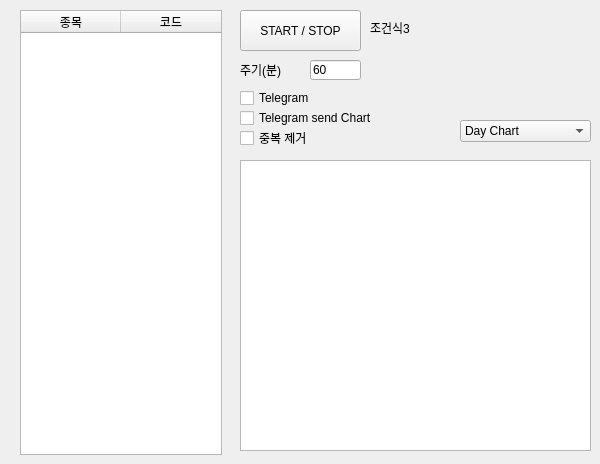
    <widget class="QWidget" name="tab_3">
     <attribute name="title">
      <string>조건식3</string>
     </attribute>
     <widget class="QCheckBox" name="cb_con_exp_chart_3">
      <property name="geometry">
       <rect>
        <x>240</x>
        <y>110</y>
        <width>181</width>
        <height>16</height>
       </rect>
      </property>
      <property name="text">
       <string>Telegram send Chart</string>
      </property>
     </widget>
     <widget class="QLabel" name="lb_con_exp_name_3">
      <property name="geometry">
       <rect>
        <x>370</x>
        <y>20</y>
        <width>151</width>
        <height>16</height>
       </rect>
      </property>
      <property name="sizePolicy">
       <sizepolicy hsizetype="Preferred" vsizetype="Preferred">
        <horstretch>0</horstretch>
        <verstretch>0</verstretch>
       </sizepolicy>
      </property>
      <property name="text">
       <string>조건식3</string>
      </property>
     </widget>
     <widget class="QPushButton" name="pb_con_exp_start_3">
      <property name="geometry">
       <rect>
        <x>240</x>
        <y>10</y>
        <width>121</width>
        <height>41</height>
       </rect>
      </property>
      <property name="text">
       <string>START / STOP</string>
      </property>
     </widget>
     <widget class="QLabel" name="label_5">
      <property name="geometry">
       <rect>
        <x>240</x>
        <y>60</y>
        <width>56</width>
        <height>20</height>
       </rect>
      </property>
      <property name="text">
       <string>주기(분)</string>
      </property>
     </widget>
     <widget class="QCheckBox" name="cb_con_exp_telegram_3">
      <property name="geometry">
       <rect>
        <x>240</x>
        <y>90</y>
        <width>121</width>
        <height>16</height>
       </rect>
      </property>
      <property name="text">
       <string>Telegram</string>
      </property>
     </widget>
     <widget class="QLineEdit" name="le_con_exp_cycle_3">
      <property name="geometry">
       <rect>
        <x>310</x>
        <y>60</y>
        <width>51</width>
        <height>20</height>
       </rect>
      </property>
      <property name="text">
       <string>60</string>
      </property>
     </widget>
     <widget class="QCheckBox" name="cb_con_exp_overlap_3">
      <property name="geometry">
       <rect>
        <x>240</x>
        <y>130</y>
        <width>121</width>
        <height>16</height>
       </rect>
      </property>
      <property name="text">
       <string>중복 제거</string>
      </property>
     </widget>
     <widget class="QTableWidget" name="tw_con_exp_3">
      <property name="geometry">
       <rect>
        <x>20</x>
        <y>10</y>
        <width>202</width>
        <height>445</height>
       </rect>
      </property>
      <property name="editTriggers">
       <set>QAbstractItemView::AnyKeyPressed|QAbstractItemView::EditKeyPressed</set>
      </property>
      <attribute name="verticalHeaderVisible">
       <bool>false</bool>
      </attribute>
      <column>
       <property name="text">
        <string>종목</string>
       </property>
      </column>
      <column>
       <property name="text">
        <string>코드</string>
       </property>
      </column>
     </widget>
     <widget class="QGraphicsView" name="gv_con_exp_photo_3">
      <property name="geometry">
       <rect>
        <x>240</x>
        <y>160</y>
        <width>351</width>
        <height>291</height>
       </rect>
      </property>
     </widget>
     <widget class="QComboBox" name="cb_con_exp_chart_save_3">
      <property name="geometry">
       <rect>
        <x>460</x>
        <y>120</y>
        <width>131</width>
        <height>22</height>
       </rect>
      </property>
      <item>
       <property name="text">
        <string>Day Chart</string>
       </property>
      </item>
      <item>
       <property name="text">
        <string>Week Chart</string>
       </property>
      </item>
      <item>
       <property name="text">
        <string>3 Month Chart</string>
       </property>
      </item>
      <item>
       <property name="text">
        <string>Year Chart</string>
       </property>
      </item>
     </widget>
    </widget>
